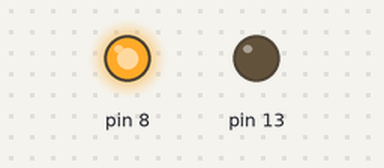
Recording of a sketch running on a simulated Arduino Uno, built with avr-gcc and run on an emulated ATmega328P. On the bench: output pins drawn as LEDs (lit = HIGH).

Above: at 1.0 s.
At 6.0 s:
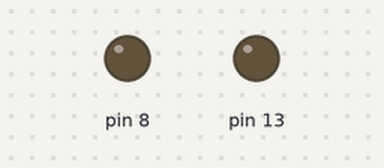
Timing chart, 0 to 13.0 s (numbered marks = the images above):
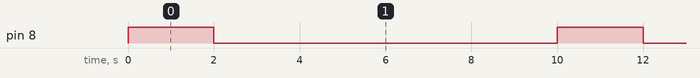

Measured:
- by itself, pin 8: alternates HIGH for 2.0 s and LOW for 8.0 s

The sketch:

low_power.ino
```cpp
#include <LowPower.h>

void setup() {
  // put your setup code here, to run once:
  pinMode(8, OUTPUT);
  pinMode(13, OUTPUT);
  digitalWrite(13,LOW);

}

void loop() {
  // put your main code here, to run repeatedly:
  digitalWrite(8, HIGH);
  delay(2000);
  digitalWrite(8, LOW);
//  LowPower.powerDown(SLEEP_2S, ADC_OFF, BOD_OFF);
  LowPower.idle(SLEEP_8S, ADC_OFF, TIMER2_OFF, TIMER1_OFF, TIMER0_OFF, SPI_OFF,
  USART0_OFF, TWI_OFF);
}
```
